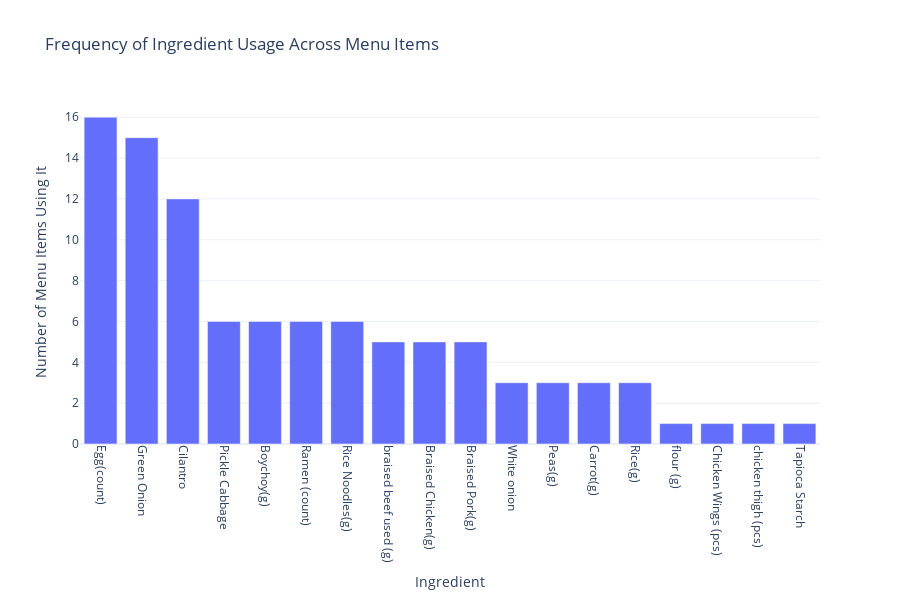

The notebook cell saved with this chart:
### Code cell
# === Frequency of Ingredient Usage Across Menu Items ===
ingredientCount = long_df['Ingredient'].value_counts().reset_index()
ingredientCount.columns = ['Ingredient', 'UsageCount']

fig1 = px.bar(
    ingredientCount,
    x='Ingredient',
    y='UsageCount',
    title="Frequency of Ingredient Usage Across Menu Items",
    labels={'UsageCount': 'Number of Menu Items Using It'},
)
fig1.update_layout(
    xaxis_tickangle=90,
    template='plotly_white',
    height=600
)
fig1.show()

### Figure 1 — Plotly figure (JSON) as saved in the notebook; plotly's stock layout.template omitted (floating-point values rounded to 4 significant figures)
{"data": [{"hovertemplate": "Ingredient=%{x}<br>Number of Menu Items Using It=%{y}<extra></extra>", "legendgroup": "", "marker": {"color": "#636efa", "pattern": {"shape": ""}}, "name": "", "orientation": "v", "showlegend": false, "textposition": "auto", "x": ["Egg(count)", "Green Onion", "Cilantro", "Pickle Cabbage", "Boychoy(g)", "Ramen (count)", "Rice Noodles(g)", "braised beef used (g)", "Braised Chicken(g)", "Braised Pork(g)", "White onion", "Peas(g)", "Carrot(g)", "Rice(g)", "flour (g)", "Chicken Wings (pcs)", "chicken thigh (pcs)", "Tapioca Starch"], "xaxis": "x", "y": [16, 15, 12, 6, 6, 6, 6, 5, 5, 5, 3, 3, 3, 3, 1, 1, 1, 1], "yaxis": "y", "type": "bar"}], "layout": {"xaxis": {"anchor": "y", "domain": [0.0, 1.0], "title": {"text": "Ingredient"}, "tickangle": 90}, "yaxis": {"anchor": "x", "domain": [0.0, 1.0], "title": {"text": "Number of Menu Items Using It"}}, "legend": {"tracegroupgap": 0}, "title": {"text": "Frequency of Ingredient Usage Across Menu Items"}, "barmode": "relative", "height": 600}}
